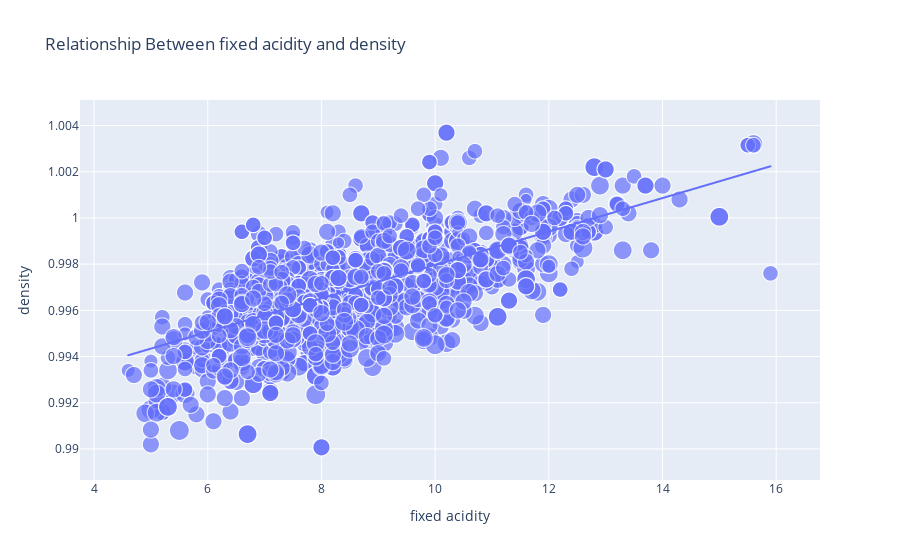

Here is the notebook cell this chart was saved with:
### Code cell
figure = px.scatter(data_frame = data, 
                    x="fixed acidity",
                    y="density", 
                    size="quality", 
                    trendline="ols", 
                    title = "Relationship Between fixed acidity and density")
figure.show()

### Figure 1 — Plotly figure (JSON) as saved in the notebook; plotly's stock layout.template omitted (floating-point values rounded to 4 significant figures; data arrays with more than 128 entries replaced by an {"elided": "..."} marker saying what was removed)
{"data": [{"hovertemplate": "fixed acidity=%{x}<br>density=%{y}<br>quality=%{marker.size}<extra></extra>", "legendgroup": "", "marker": {"color": "#636efa", "size": {"elided": "1599 int values"}, "sizemode": "area", "sizeref": 0.02, "symbol": "circle"}, "mode": "markers", "name": "", "showlegend": false, "type": "scattergl", "x": {"elided": "1599 float values"}, "xaxis": "x", "y": {"elided": "1599 float values"}, "yaxis": "y"}, {"hovertemplate": "<b>OLS trendline</b><br>density = 0.000724158 * fixed acidity + 0.990722<br>R<sup>2</sup>=0.446287<br><br>fixed acidity=%{x}<br>density=%{y} <b>(trend)</b><extra></extra>", "legendgroup": "", "marker": {"color": "#636efa", "symbol": "circle"}, "mode": "lines", "name": "", "showlegend": false, "type": "scattergl", "x": {"elided": "1599 float values"}, "xaxis": "x", "y": {"elided": "1599 float values"}, "yaxis": "y"}], "layout": {"legend": {"itemsizing": "constant", "tracegroupgap": 0}, "title": {"text": "Relationship Between fixed acidity and density"}, "xaxis": {"anchor": "y", "domain": [0, 1], "title": {"text": "fixed acidity"}}, "yaxis": {"anchor": "x", "domain": [0, 1], "title": {"text": "density"}}}}
